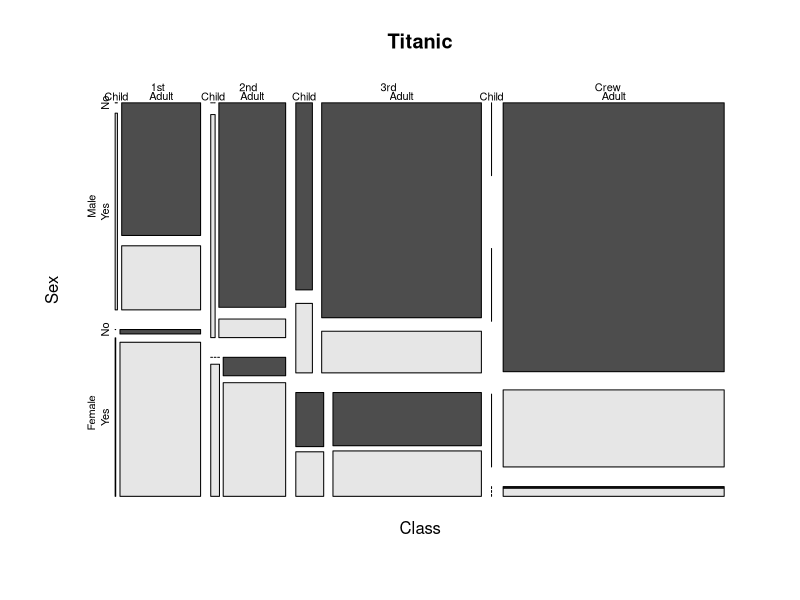
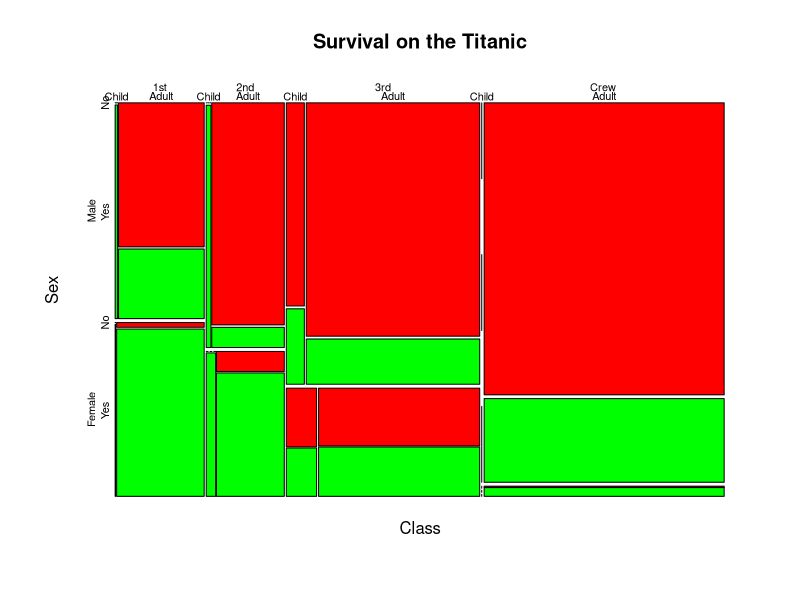

R code for these plots, in order:
#모자이크 플롯

#132명의 조현병 환자
# hospital <- read.csv("C:/Rworks/hospital.csv")
# head(hospital)
# table(hospital)
# mosaicplot(~freq+stay,data=hospital,color=c("red","blue","green"), #TRUE
# main="병원내원빈도vs치료기간")

# tbl <- table(hospital) #교차표 형태
# mosaicplot(tbl,data=hospital,color=TRUE, main="병원내원빈도vs치료기간")

# print(Titanic)
mosaicplot(Titanic, color=T,off=5)

mosaicplot(Titanic, 
main="Survival on the Titanic",
color=c("red","green"),
off=1)